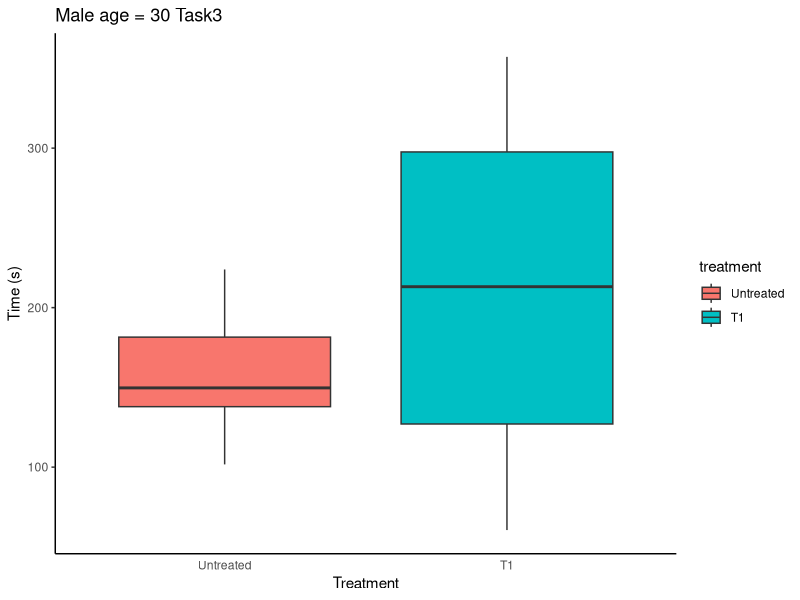
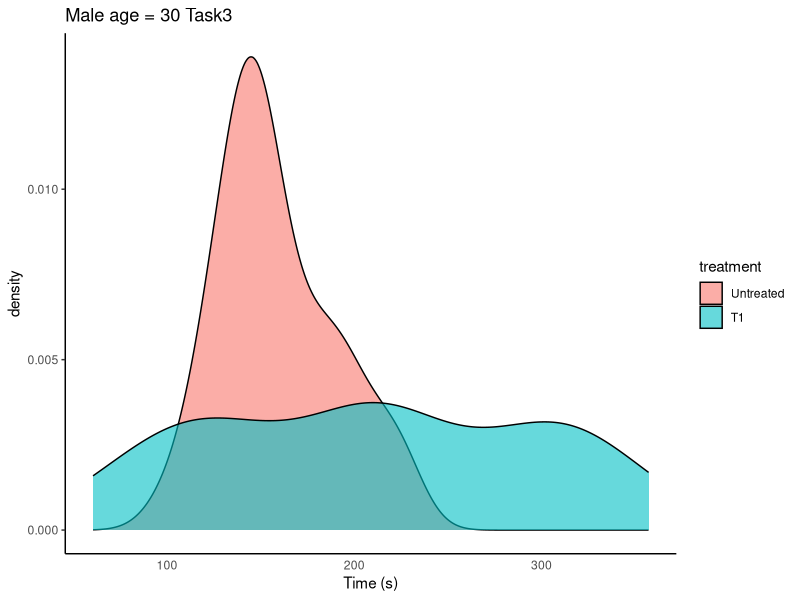
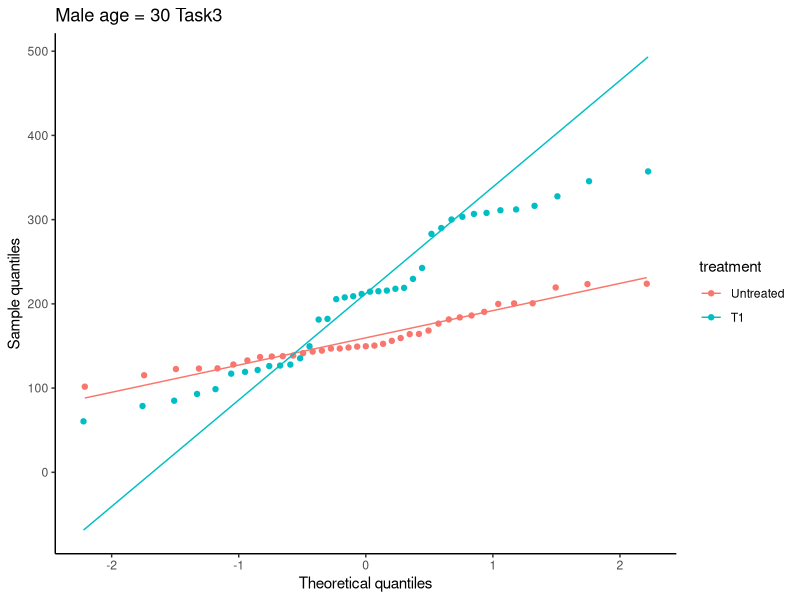
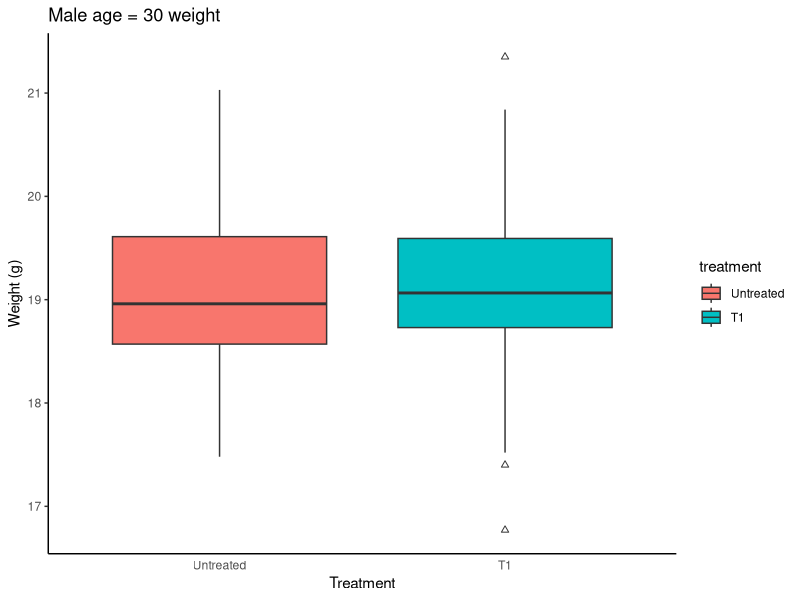
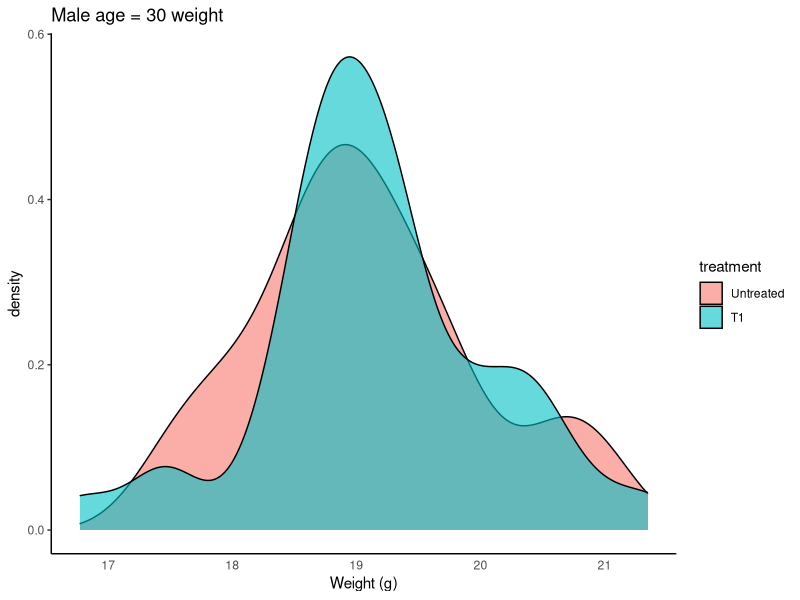
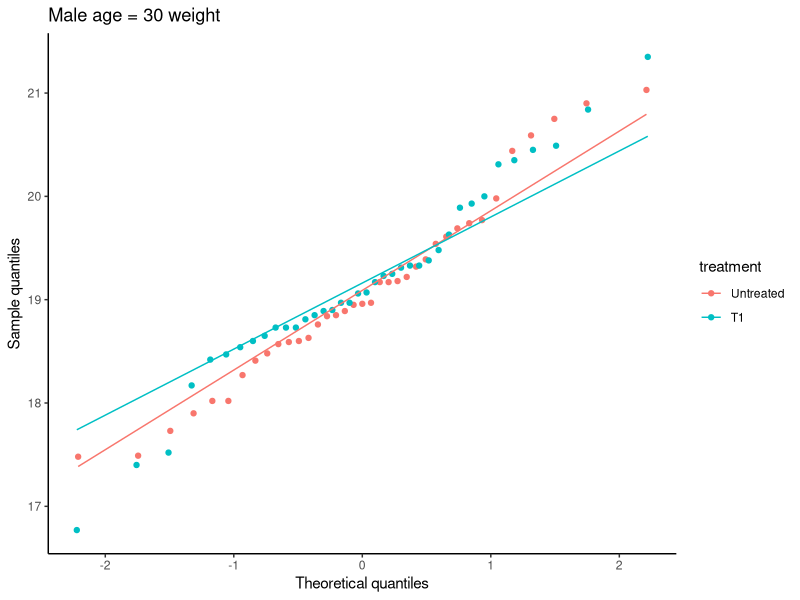

Reproduce these figures in R, in order. (Note: this script raises an error after producing the figures.)
## ---- chunk 1
# 1. Load packages 
suppressPackageStartupMessages(library(tidyverse))
library(ggplot2)

# 2. Load data
df <- read.csv("data/Stat-test-dataset.csv")

# 3. Change come column types
df <- df %>%
  mutate("sex" = factor(sex),
         "treatment" = factor(treatment, levels = c("Untreated", "T1")),
         "Task1" = factor(Task1),
         "Task2" = factor(Task2),
         )

str(df)
## ---- chunk 2
male_30_weight_task3 <- df %>%
  filter(sex == "Male" & age == 30) %>%
  select(sex, age, treatment, weight, Task3)

head(male_30_weight_task3)
## ---- chunk 3
# 1. Create boxplots
male_30_weight_boxplot <- ggplot(male_30_weight_task3) +
  geom_boxplot(aes(x = treatment, y = weight, fill = treatment), outlier.shape = 2) +
  labs(x = "Treatment", y = "Weight (g)", title = "Male age = 30 weight") +
  theme_classic() +
  theme(axis.ticks.x = element_blank())

male_30_task3_boxplot <- ggplot(male_30_weight_task3) +
  geom_boxplot(aes(x = treatment, y = Task3, fill = treatment), outlier.shape = 2) +
  labs(x = "Treatment", y = "Time (s)", title = "Male age = 30 Task3") +
  theme_classic() +
  theme(axis.ticks.x = element_blank())

# 2. Create density plots
male_30_weight_density <- ggplot(male_30_weight_task3) +
  geom_density(aes(x = weight, fill = treatment), alpha = 0.6) +
  labs(x = "Weight (g)", title = "Male age = 30 weight") +
  theme_classic() +
  theme(axis.ticks.x = element_blank())

male_30_task3_density <- ggplot(male_30_weight_task3) +
  geom_density(aes(x = Task3, fill = treatment), alpha = 0.6) +
  labs(x = "Time (s)", title = "Male age = 30 Task3") +
  theme_classic() +
  theme(axis.ticks.x = element_blank())

# 3. Create QQ plots
male_30_weight_qq <- ggplot(male_30_weight_task3, aes(sample = weight, color = treatment)) +
  geom_qq() +
  geom_qq_line() +
  labs(x = "Theoretical quantiles", y = "Sample quantiles", title = "Male age = 30 weight") +
  theme_classic() +
  theme()

male_30_task3_qq <- ggplot(male_30_weight_task3, aes(sample = Task3, color = treatment)) +
  geom_qq() +
  geom_qq_line() +
  labs(x = "Theoretical quantiles", y = "Sample quantiles", title = "Male age = 30 Task3") +
  theme_classic() +
  theme()

ggarrange(male_30_weight_boxplot, male_30_weight_density, male_30_weight_qq,
          male_30_task3_boxplot, male_30_task3_density, male_30_task3_qq,
          ncol = 3, nrow = 2, labels = "AUTO", align = "hv")
## ---- chunk 4
is_outlier <- function(x) {
  # 1. Check if x is numeric 
  if (!is.numeric(x)) {stop("x must be a numeric vector")}
  
  # 2. Check if at least 3 values in x
  if (length(x) < 3) {stop("x must have at least 3 values")}
  
  # 3. Calculate IQR
  q1 <- quantile(x, 0.25, na.rm = T)
  q3 <- quantile(x, 0.75, na.rm = T)
  iqr <- q3 - q1
  
  # 4. Calculate thresholds
  lower_threshold <- q1 - 1.5 * iqr
  upper_threshold <- q3 + 1.5 * iqr
  
  # 5. Create boolean vector
  return (x < lower_threshold | x > upper_threshold)
}
## ---- chunk 5
male_30_weight_task3 <- male_30_weight_task3 %>%
  group_by(sex, age, treatment) %>%
  mutate("outlier_weight" = is_outlier(weight),
         "outlier_Task3" = is_outlier(Task3))

head(male_30_weight_task3)
## ---- chunk 6
n_out_df <- male_30_weight_task3 %>%
  group_by(sex, age, treatment) %>%
  summarise("n_out_weight" = sum(outlier_weight),
            "n_out_Task3" = sum(outlier_Task3))

n_out_df
## ---- chunk 7
male_30_weight_task3 %>%
  filter(outlier_weight)
## ---- chunk 8
male_30_weight_task3$weight[male_30_weight_task3$outlier_weight] <- NA
## ---- chunk 9
# 1. Create boxplots
male_30_weight_boxplot_filt <- ggplot(male_30_weight_task3) +
  geom_boxplot(aes(x = treatment, y = weight, fill = treatment), outlier.shape = 2) +
  labs(x = "Treatment", y = "Weight (g)", title = "Male age = 30 weight") +
  theme_classic() +
  theme(axis.ticks.x = element_blank())

male_30_task3_boxplot_filt <- ggplot(male_30_weight_task3) +
  geom_boxplot(aes(x = treatment, y = Task3, fill = treatment), outlier.shape = 2) +
  labs(x = "Treatment", y = "Time (s)", title = "Male age = 30 Task3") +
  theme_classic() +
  theme(axis.ticks.x = element_blank())

# 2. Create density plots
male_30_weight_density_filt <- ggplot(male_30_weight_task3) +
  geom_density(aes(x = weight, fill = treatment), alpha = 0.6) +
  labs(x = "Weight (g)", title = "Male age = 30 weight") +
  theme_classic() +
  theme(axis.ticks.x = element_blank())

male_30_task3_density_filt <- ggplot(male_30_weight_task3) +
  geom_density(aes(x = Task3, fill = treatment), alpha = 0.6) +
  labs(x = "Time (s)", title = "Male age = 30 Task3") +
  theme_classic() +
  theme(axis.ticks.x = element_blank())

# 3. Create QQ plots
male_30_weight_qq_filt <- ggplot(male_30_weight_task3, aes(sample = weight, color = treatment)) +
  geom_qq() +
  geom_qq_line() +
  labs(x = "Theoretical quantiles", y = "Sample quantiles", title = "Male age = 30 weight") +
  theme_classic()

male_30_task3_qq_filt <- ggplot(male_30_weight_task3, aes(sample = Task3, color = treatment)) +
  geom_qq() +
  geom_qq_line() +
  labs(x = "Theoretical quantiles", y = "Sample quantiles", title = "Male age = 30 Task3") +
  theme_classic()

ggarrange(male_30_weight_boxplot_filt, male_30_weight_density_filt, male_30_weight_qq_filt,
          male_30_task3_boxplot_filt, male_30_task3_density_filt, male_30_task3_qq_filt,
          ncol = 3, nrow = 2, labels = "AUTO", align = "hv")
## ---- chunk 10
male_30_weight_task3 <- male_30_weight_task3 %>%
  group_by(sex, age, treatment) %>%
  mutate("outlier_weight" = is_outlier(weight))

n_out_df <- male_30_weight_task3 %>%
  group_by(sex, age, treatment) %>%
  summarise("n_out_weight" = sum(outlier_weight, na.rm = T))

n_out_df
## ---- chunk 11
male_30_weight_task3$weight[male_30_weight_task3$outlier_weight] <- NA
## ---- chunk 12
# 1. Create boxplots
male_30_weight_boxplot_filt <- ggplot(male_30_weight_task3) +
  geom_boxplot(aes(x = treatment, y = weight, fill = treatment), outlier.shape = 2) +
  labs(x = "Treatment", y = "Weight (g)", title = "Male age = 30 weight") +
  theme_classic() +
  theme(axis.ticks.x = element_blank())

male_30_task3_boxplot_filt <- ggplot(male_30_weight_task3) +
  geom_boxplot(aes(x = treatment, y = Task3, fill = treatment), outlier.shape = 2) +
  labs(x = "Treatment", y = "Time (s)", title = "Male age = 30 Task3") +
  theme_classic() +
  theme(axis.ticks.x = element_blank())

# 2. Create density plots
male_30_weight_density_filt <- ggplot(male_30_weight_task3) +
  geom_density(aes(x = weight, fill = treatment), alpha = 0.6) +
  labs(x = "Weight (g)", title = "Male age = 30 weight") +
  theme_classic() +
  theme(axis.ticks.x = element_blank())

male_30_task3_density_filt <- ggplot(male_30_weight_task3) +
  geom_density(aes(x = Task3, fill = treatment), alpha = 0.6) +
  labs(x = "Time (s)", title = "Male age = 30 Task3") +
  theme_classic() +
  theme(axis.ticks.x = element_blank())

# 3. Create QQ plots
male_30_weight_qq_filt <- ggplot(male_30_weight_task3, aes(sample = weight, color = treatment)) +
  geom_qq() +
  geom_qq_line() +
  labs(x = "Theoretical quantiles", y = "Sample quantiles", title = "Male age = 30 weight") +
  theme_classic()

male_30_task3_qq_filt <- ggplot(male_30_weight_task3, aes(sample = Task3, color = treatment)) +
  geom_qq() +
  geom_qq_line() +
  labs(x = "Theoretical quantiles", y = "Sample quantiles", title = "Male age = 30 Task3") +
  theme_classic() 

ggarrange(male_30_weight_boxplot_filt, male_30_weight_density_filt, male_30_weight_qq_filt,
          male_30_task3_boxplot_filt, male_30_task3_density_filt, male_30_task3_qq_filt,
          ncol = 3, nrow = 2, labels = "AUTO", align = "hv")
## ---- chunk 13
male_30_weight_task3 <- male_30_weight_task3 %>%
  group_by(sex, age, treatment) %>%
  mutate("outlier_weight" = is_outlier(weight))

n_out_df <- male_30_weight_task3 %>%
  group_by(sex, age, treatment) %>%
  summarise("n_out_weight" = sum(outlier_weight, na.rm = T))

n_out_df
## ---- chunk 14
male_30_weight_task3$weight[male_30_weight_task3$outlier_weight] <- NA
## ---- chunk 15
# 1. Create boxplots
male_30_weight_boxplot_filt <- ggplot(male_30_weight_task3) +
  geom_boxplot(aes(x = treatment, y = weight, fill = treatment), outlier.shape = 2) +
  labs(x = "Treatment", y = "Weight (g)", title = "Male age = 30 weight") +
  theme_classic() +
  theme(axis.ticks.x = element_blank())

male_30_task3_boxplot_filt <- ggplot(male_30_weight_task3) +
  geom_boxplot(aes(x = treatment, y = Task3, fill = treatment), outlier.shape = 2) +
  labs(x = "Treatment", y = "Time (s)", title = "Male age = 30 Task3") +
  theme_classic() +
  theme(axis.ticks.x = element_blank())

# 2. Create density plots
male_30_weight_density_filt <- ggplot(male_30_weight_task3) +
  geom_density(aes(x = weight, fill = treatment), alpha = 0.6) +
  labs(x = "Weight (g)", title = "Male age = 30 weight") +
  theme_classic() +
  theme(axis.ticks.x = element_blank())

male_30_task3_density_filt <- ggplot(male_30_weight_task3) +
  geom_density(aes(x = Task3, fill = treatment), alpha = 0.6) +
  labs(x = "Time (s)", title = "Male age = 30 Task3") +
  theme_classic() +
  theme(axis.ticks.x = element_blank())

# 3. Create QQ plots
male_30_weight_qq_filt <- ggplot(male_30_weight_task3, aes(sample = weight, color = treatment)) +
  geom_qq() +
  geom_qq_line() +
  labs(x = "Theoretical quantiles", y = "Sample quantiles", title = "Male age = 30 weight") +
  theme_classic()

male_30_task3_qq_filt <- ggplot(male_30_weight_task3, aes(sample = Task3, color = treatment)) +
  geom_qq() +
  geom_qq_line() +
  labs(x = "Theoretical quantiles", y = "Sample quantiles", title = "Male age = 30 Task3") +
  theme_classic()

ggarrange(male_30_weight_boxplot_filt, male_30_weight_density_filt, male_30_weight_qq_filt,
          male_30_task3_boxplot_filt, male_30_task3_density_filt, male_30_task3_qq_filt,
          ncol = 3, nrow = 2, labels = "AUTO", align = "hv")
## ---- chunk 16
set.seed(111)

# 1. Create normally distributed sample
quantiles <- seq(0.01, 0.99, length.out = 100)
norm_sample <- qnorm(quantiles, mean = 10, sd = 2)

# 2. Create non-normally distributed sample
non_norm_sample <- runif(n = 100, min = 1, max = 20) * runif(n = 100, min = 0, max = 1)
## ---- chunk 17
norm_sample_density <- ggplot() +
  geom_density(aes(norm_sample)) +
  labs(x = "", title = "Normally distributed data") +
  theme_classic()

non_norm_sample_density <- ggplot() +
  geom_density(aes(non_norm_sample)) +
  labs(x = "", title = "Non normally distributed data") +
  theme_classic()

ggarrange(norm_sample_density, non_norm_sample_density, ncol = 1, nrow = 2, labels = "AUTO", align = "v")
## ---- chunk 18
# 1. Shapiro-Wilk test
norm_sample_shapiro_res <- shapiro.test(x = norm_sample)
non_norm_sample_shapiro_res <- shapiro.test(x = non_norm_sample)

norm_sample_shapiro_res
non_norm_sample_shapiro_res
## ---- chunk 19
# 1. Test normal data
norm_sample_ks_res <- ks.test(x = norm_sample, "pnorm")

# 2. Test non-normal data
non_norm_sample_ks_res <- ks.test(x = non_norm_sample, "pnorm")

# 3. Test if the two belongs to the same distributions
comparison_ks_res <- ks.test(x = norm_sample, y = non_norm_sample)

norm_sample_ks_res
non_norm_sample_ks_res
comparison_ks_res
## ---- chunk 20
# 1. Test normal data
norm_sample_ks_res <- ks.test(x = norm_sample, "pnorm", mean = mean(norm_sample), sd = sd(norm_sample))

# 2. Test non-normal data
non_norm_sample_ks_res <- ks.test(x = non_norm_sample, "pnorm", mean = mean(norm_sample), sd = sd(norm_sample))

# 3. Test if the two belongs to the same distributions
comparison_ks_res <- ks.test(x = norm_sample, y = non_norm_sample)

norm_sample_ks_res
non_norm_sample_ks_res
comparison_ks_res
## ---- chunk 21
normality_df <- male_30_weight_task3 %>%
  group_by(sex, age, treatment) %>%
  summarise("shapiro_p_value" = shapiro.test(weight)$p.value,
            "ks_p_value" = ks.test(weight, "pnorm", mean = mean(weight, na.rm = T), sd = sd(weight, na.rm = T))$p.value,
            "shapiro_p_value_Task3" = shapiro.test(Task3)$p.value,
            "ks_p_value_Task3" = ks.test(Task3, "pnorm", mean = mean(Task3), sd = sd(Task3))$p.value)

normality_df
## ---- chunk 22
# 1. Perform test on weight
weight_bartlett_result <- bartlett.test(male_30_weight_task3$weight, male_30_weight_task3$treatment)

# 2. Perform test on Task3
Task3_bartlett_result <- bartlett.test(male_30_weight_task3$Task3, male_30_weight_task3$treatment)

weight_bartlett_result

Task3_bartlett_result
## ---- chunk 23
# 1. Get labels position
weight_max_label <- max(male_30_weight_task3$weight, na.rm = T) + 1
Task3_max_label <- max(male_30_weight_task3$Task3, na.rm = T) + 50

# 1. Create boxplots
male_30_weight_boxplot_filt <- male_30_weight_boxplot_filt +
  geom_text(data = normality_df, 
            mapping = aes(x = treatment, 
                           y = weight_max_label, 
                           label = paste("Shapiro-Wilk\n", round(shapiro_p_value, 3)))
            ) +
  labs(subtitle = paste("Bartlett test p-value:", round(weight_bartlett_result$p.value, 3)))
  

male_30_task3_boxplot_filt <- male_30_task3_boxplot_filt +
  geom_text(data = normality_df, 
            mapping = aes(x = treatment, 
                           y = Task3_max_label, 
                           label = paste("Shapiro-Wilk\n", round(shapiro_p_value_Task3, 3)))
            ) +
  labs(subtitle = paste("Bartlett test p-value:", round(weight_bartlett_result$p.value, 3)))

ggarrange(male_30_weight_boxplot_filt, male_30_weight_density_filt, male_30_weight_qq_filt,
          male_30_task3_boxplot_filt, male_30_task3_density_filt, male_30_task3_qq_filt,
          ncol = 3, nrow = 2, labels = "AUTO", align = "hv")
